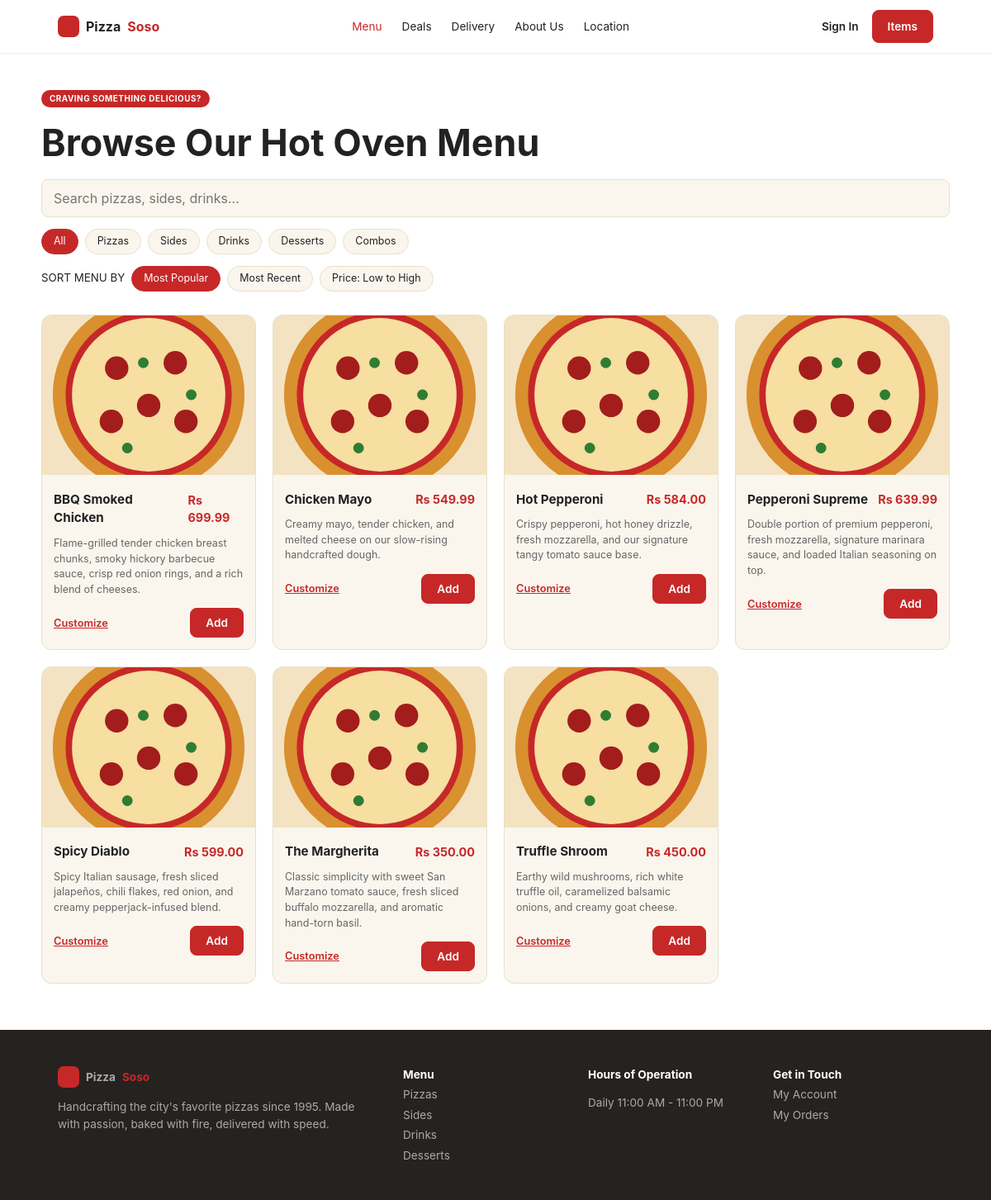
Screenshot of /pizzasoso/menu.php with the database file from the repository.
### tables this page shows
CREATE TABLE `pizza` (
  `pizza_id` int(11) NOT NULL,
  `name` varchar(100) NOT NULL,
  `description` text DEFAULT NULL,
  `category` varchar(50) DEFAULT NULL,
  `base_price` decimal(10,2) NOT NULL,
  `image_url` varchar(500) DEFAULT NULL,
  `is_active` tinyint(1) NOT NULL DEFAULT 1
);

### pizzasoso/includes/bootstrap.php (the view, shortened to what this page needs)
<?php
function e($s) { return htmlspecialchars((string)$s, ENT_QUOTES, 'UTF-8'); }
function money($v) { return 'Rs ' . number_format((float)$v, 2); }
function user() { return $_SESSION['user'] ?? null; }
function pizza_card($p) { $img = $p['image_url'] ?: 'assets/img/pizza.svg'; ?>
<article class="card"><img src="<?= e($img) ?>" alt="<?= e($p['name']) ?>"><div class="card-b">
<div class="row"><h3><?= e($p['name']) ?></h3><b class="price"><?= money($p['base_price']) ?></b></div>
<p><?= e($p['description']) ?></p>
<div class="row"><a class="link" href="pizza.php?id=<?= (int)$p['pizza_id'] ?>">Customize</a>
<form method="post" action="cart.php"><button class="btn">Add</button></form></div>
</div></article>
<?php }

### pizzasoso/includes/header.php (shortened to what this page needs)
<?php $cnt = array_sum(array_column($_SESSION['cart'] ?? [], 'qty')); $u = user(); ?>
<!doctype html><html lang="en"><head><meta charset="utf-8"><meta name="viewport" content="width=device-width,initial-scale=1">
<title><?= e($title ?? 'Pizza SoSo') ?> | Pizza SoSo</title><link rel="stylesheet" href="assets/css/style.css"></head><body>
<header class="nav"><div class="wrap navin"><a class="logo" href="index.php"><span class="mark"></span>Pizza <b>Soso</b></a>
<nav id="links"><a href="menu.php">Menu</a><a href="index.php#deals">Deals</a><a href="index.php#delivery">Delivery</a><a href="index.php#about">About Us</a><a href="index.php#delivery">Location</a></nav>
<div class="navr"><?php if ($u): ?><a href="orders.php"><?= e($u['name']) ?></a><a href="logout.php">Sign Out</a><?php else: ?><a href="login.php">Sign In</a><?php endif; ?>
<a class="btn" href="cart.php">Items<?= $cnt ? " ($cnt)" : '' ?></a></div></div></header>

### pizzasoso/menu.php (shortened to what this page needs)
<?php require 'includes/bootstrap.php'; $title = 'Menu';
$q = trim($_GET['q'] ?? ''); $cat = $_GET['category'] ?? 'All'; $sort = $_GET['sort'] ?? 'popular';
$cats = ['All', 'Pizzas', 'Sides', 'Drinks', 'Desserts', 'Combos'];
$sorts = ['popular' => 'Most Popular', 'recent' => 'Most Recent', 'price' => 'Price: Low to High'];
$order = ['popular' => 'cnt DESC, p.name', 'recent' => 'p.pizza_id DESC', 'price' => 'p.base_price ASC'][$sort];
$sql = "SELECT p.*, COALESCE(SUM(oi.quantity),0) cnt FROM pizza p LEFT JOIN orderitem oi ON oi.pizza_id=p.pizza_id WHERE p.is_active=1";
$args = [];
$st = $pdo->prepare($sql . " GROUP BY p.pizza_id ORDER BY $order"); $st->execute($args); $items = $st->fetchAll();
function qs($o) { return '?' . http_build_query(array_merge($_GET, $o)); }
include 'includes/header.php'; ?>
<main class="wrap sec"><span class="pill">CRAVING SOMETHING DELICIOUS?</span><h1>Browse Our Hot Oven Menu</h1>
<form class="search" method="get"><input type="search" name="q" value="<?= e($q) ?>" placeholder="Search pizzas, sides, drinks..." maxlength="100"></form>
<div class="chips"><?php foreach ($cats as $c): ?><a class="<?= $c === $cat ? 'on' : '' ?>" href="<?= e(qs(['category' => $c])) ?>"><?= e($c) ?></a><?php endforeach; ?></div>
<div class="chips"><small>SORT MENU BY</small><?php foreach ($sorts as $k => $l): ?><a class="<?= $k === $sort ? 'on' : '' ?>" href="<?= e(qs(['sort' => $k])) ?>"><?= e($l) ?></a><?php endforeach; ?></div>
<div class="grid4"><?php foreach ($items as $p) pizza_card($p); ?></div>
<?php if (!$items): ?><p class="center">Nothing found. Try a different search or category.</p><?php endif; ?></main>
<?php include 'includes/footer.php'; ?>

### pizzasoso/includes/footer.php
<footer id="about"><div class="wrap fgrid"><div><a class="logo" href="index.php"><span class="mark"></span>Pizza <b>Soso</b></a>
<p>Handcrafting the city's favorite pizzas since 1995. Made with passion, baked with fire, delivered with speed.</p></div>
<div><h4>Menu</h4><a href="menu.php">Pizzas</a><a href="menu.php?category=Sides">Sides</a><a href="menu.php?category=Drinks">Drinks</a><a href="menu.php?category=Desserts">Desserts</a></div>
<div><h4>Hours of Operation</h4><p>Daily 11:00 AM - 11:00 PM</p></div>
<div><h4>Get in Touch</h4><a href="login.php">My Account</a><a href="orders.php">My Orders</a></div></div></footer>
<script src="assets/js/app.js"></script></body></html>

### pizzasoso/assets/css/style.css (style rules this page uses)
:root { --red:#C62828;--amber:#F5A623;--cream:#FAF6EE;--ink:#222;--mut:#666;--bd:#eadfcb }
* { box-sizing:border-box }
body { margin:0;font-family:Inter,system-ui,-apple-system,"Segoe UI",Arial,sans-serif;color:var(--ink);background:#fff;line-height:1.5 }
a { color:inherit;text-decoration:none }
img { max-width:100%;display:block }
h1 { font-size:2.8rem;line-height:1.15;margin:.4em 0 }
h3,h4 { margin:.3em 0 }
.wrap { max-width:1100px;margin:0 auto;padding:0 20px }
.nav { position:sticky;top:0;background:#fff;border-bottom:1px solid #eee;z-index:10 }
.navin { display:flex;align-items:center;gap:24px;height:64px }
.logo { display:flex;align-items:center;gap:8px;font-weight:700 }
.logo b { color:var(--red) }
.mark { width:26px;height:26px;border-radius:7px;background:var(--red);display:inline-block }
#links { display:flex;gap:24px;margin:0 auto;font-size:.85rem }
#links a:first-child { color:var(--red) }
.navr { display:flex;align-items:center;gap:16px;font-size:.85rem;font-weight:600 }
.btn { display:inline-block;background:var(--red);color:#fff;border:1px solid var(--red);padding:9px 18px;border-radius:8px;font-weight:600;font-size:.85rem;cursor:pointer;font-family:inherit }
.link { background:none;border:0;color:var(--red);font-weight:600;text-decoration:underline;font-size:.8rem;cursor:pointer;font-family:inherit }
.pill { display:inline-block;background:var(--red);color:#fff;font-size:.62rem;font-weight:700;letter-spacing:.05em;padding:3px 10px;border-radius:20px }
.lead,.sub,p { color:var(--mut) }
.sec { padding:56px 0 }
main.sec { padding-top:40px;padding-bottom:56px }
.grid4 { display:grid;grid-template-columns:repeat(4,1fr);gap:20px;margin-top:28px;text-align:left }
.card,.deal,.rev,.order { background:var(--cream);border:1px solid var(--bd);border-radius:12px;overflow:hidden }
.card img { width:100%;aspect-ratio:4/3;object-fit:cover }
.card-b { padding:14px }
.card p { font-size:.78rem;margin:.4em 0 1em }
.row { display:flex;justify-content:space-between;align-items:center;gap:12px }
.price { color:var(--red);font-size:.9rem }
.card h3 { font-size:.95rem }
footer { background:#262220;color:#ddd;padding:40px 0;font-size:.85rem }
.fgrid { display:grid;grid-template-columns:2fr 1fr 1fr 1fr;gap:30px }
footer p { color:#aaa }
footer a { display:block;color:#aaa;margin:4px 0 }
footer h4 { color:#fff }
.search input,.form input,.form select,input[type=number] { width:100%;padding:10px 14px;border:1px solid var(--bd);border-radius:8px;background:var(--cream);font:inherit }
.chips { display:flex;flex-wrap:wrap;gap:8px;margin:14px 0;align-items:center }
.chips a { padding:5px 14px;border:1px solid var(--bd);background:var(--cream);border-radius:20px;font-size:.78rem }
.chips a.on { background:var(--red);color:#fff;border-color:var(--red) }

### rows the page displays
pizza: name "BBQ Smoked Chicken", base_price "Rs 699.99", description "Flame-grilled tender chicken breast chunks, smoky hickory barbecue sauce, crisp red onion rings, and a rich blend of cheeses."
pizza: name "Chicken Mayo", base_price "Rs 549.99", description "Creamy mayo, tender chicken, and melted cheese on our slow-rising handcrafted dough."
pizza: name "Hot Pepperoni", base_price "Rs 584.00", description "Crispy pepperoni, hot honey drizzle, fresh mozzarella, and our signature tangy tomato sauce base."
pizza: name "Pepperoni Supreme", base_price "Rs 639.99", description "Double portion of premium pepperoni, fresh mozzarella, signature marinara sauce, and loaded Italian seasoning on top."
pizza: name "Spicy Diablo", base_price "Rs 599.00", description "Spicy Italian sausage, fresh sliced jalapeños, chili flakes, red onion, and creamy pepperjack-infused blend."
pizza: name "The Margherita", base_price "Rs 350.00", description "Classic simplicity with sweet San Marzano tomato sauce, fresh sliced buffalo mozzarella, and aromatic hand-torn basil."
pizza: name "Truffle Shroom", base_price "Rs 450.00", description "Earthy wild mushrooms, rich white truffle oil, caramelized balsamic onions, and creamy goat cheese."

### other values shown
$c "All"
$c "Pizzas"
$c "Sides"
$c "Drinks"
$c "Desserts"
$c "Combos"
$l "Most Popular"
$l "Most Recent"
$l "Price: Low to High"
